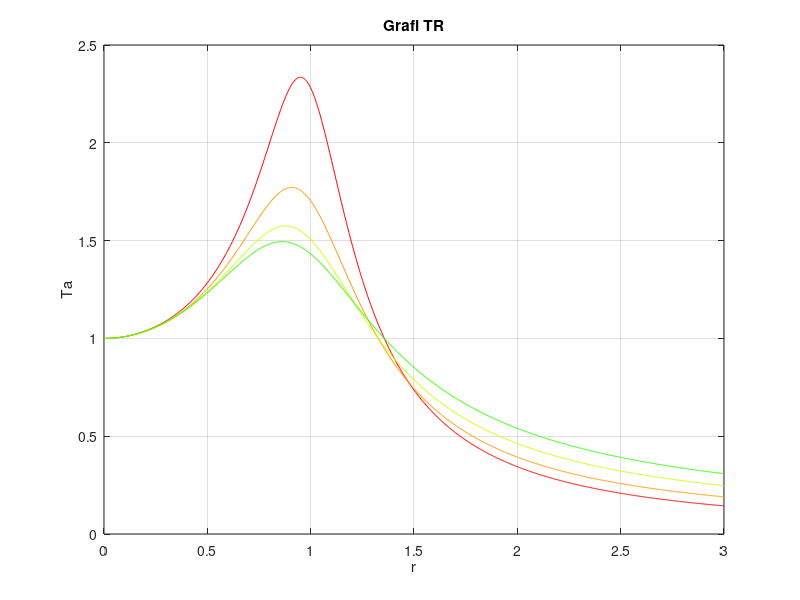

Here is the MATLAB script that generated this plot:
% plot grafik TR
% based on equation of transmibility

col=hsv(10);

for j=1:4
    kesi=j*0.1;
    for i=1:1001
       w_wn(i)=3*(i-1)/1000;
       T(i)=sqrt((1+(2*kesi*w_wn(i))^2)/((1-w_wn(i)^2)^2+2*kesi*w_wn(i)^2));
    end
    plot(w_wn,T, 'color', col(j,:));
    hold on;
end

xlabel('r');
ylabel('Ta');
title('Grafi TR');
grid on;